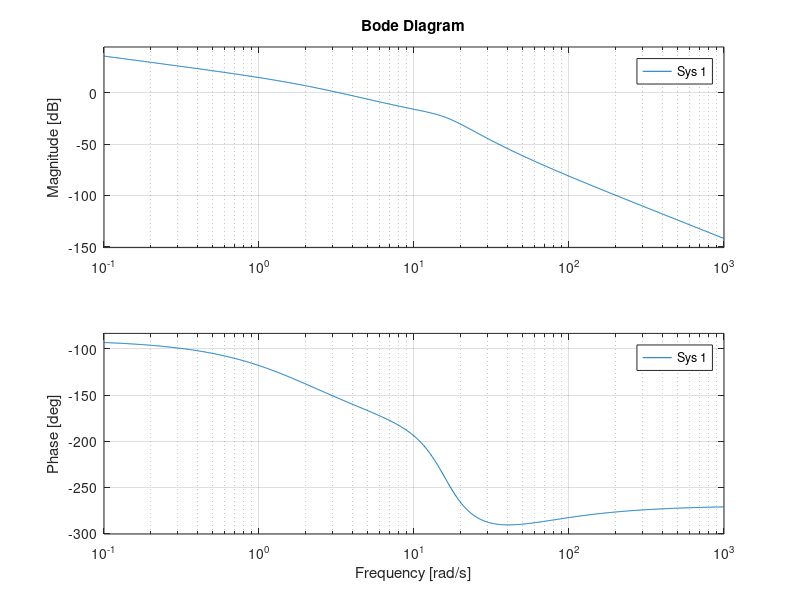
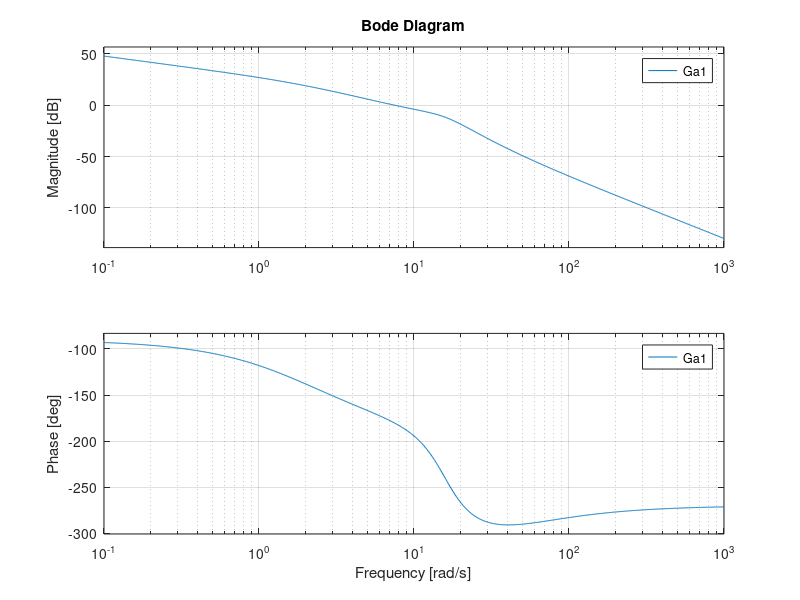
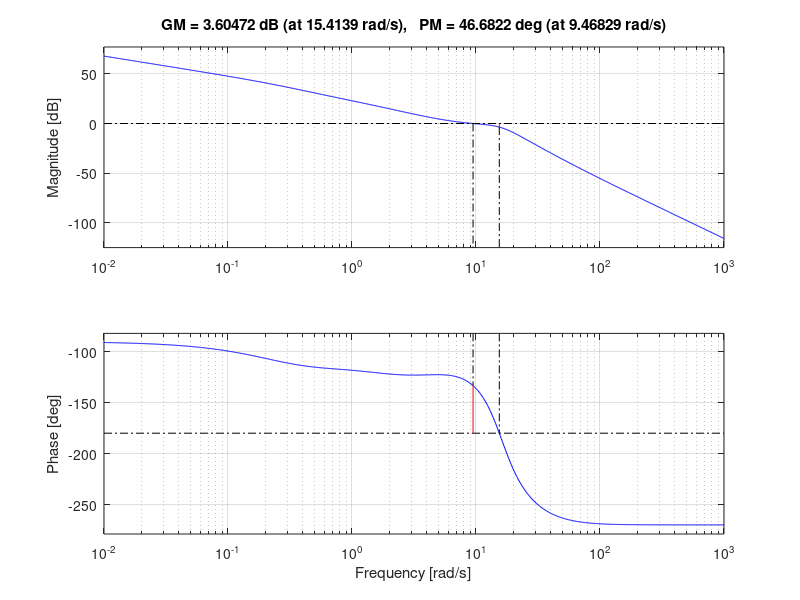
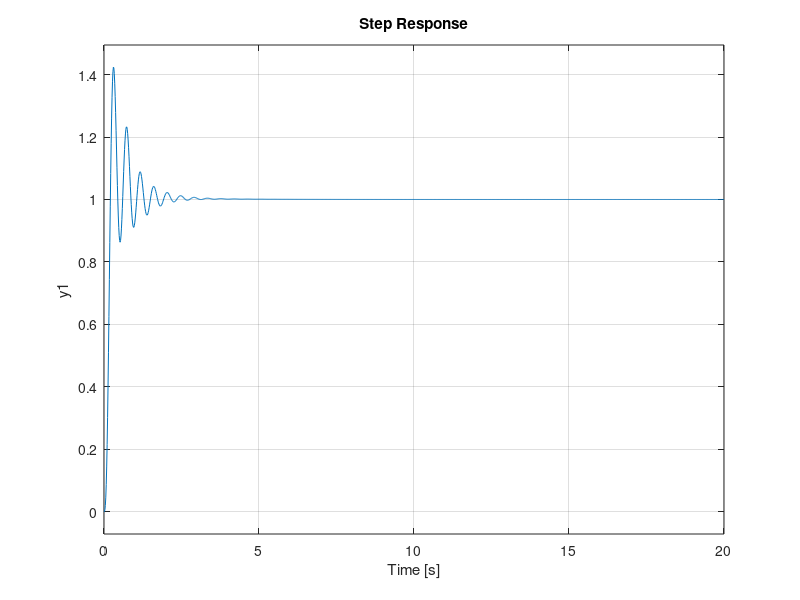

Source code (MATLAB) for these figures, in order:
clear all
close all
clc

s=tf('s');
F1 = (s+40)/(s+2)
F2 = 80/(s^2+13*s+256)
Kr = 1;

d1 = 0.5;
d2 = 0.2;

%                                          d1               d2
%                 ______        ______     |     ______     |
%   r(s)--->O--->| C(s) |--u-->|  F1  |--->0--->|  F2  |--->0---.-->y
%        +  ^     ------        ------           ------         |
%         - |_______________________[ 1/Kr ]____________________|

% Progettare il controllore C(s) in modo che il sistema retroazionato
% soddisfi le seguenti specifiche: 
%   * errore di inseguimento alla rampa unitaria in regime permanente pari
%     al massimo in modulo a 0.04, in assenza di disturbi 
%   * effetto del disturbo d1 sull'uscita in regime permanente pari al massimo in modulo a 0.01
%   * effetto del disturbo d2 sull'uscita in regime permanente pari al massimo in modulo a 0.01
%   * tempo di salita della risposta al gradino unitario pari a circa 0.2s
%     (la specifica è ritenuta soddisfatta se l'errore commesso è inferiore in modulo al 20%) 
%   * sovraelongazione massima della risposta al gradino unitario minore o
%     uguale al 35% 

% Tutte e due le funzioni sono di tipo zero
Kf1 = dcgain(F1)
Kf2 = dcgain(F2)  % entrambi > 0

%% Specifiche statiche

% Errore inseguimento = 0.04 con r(t) = t
% Devo inserire un polo in 0 nel controllore per avere errore non infinito
% Per avere effetto finito dei disturbi non ho bisogno di poli nell'origine
% Dovendo inserire un polo per l'errore di inseguimento, d1 e d2 avranno effetto nullo

% err = Kr/Kga = 1/(|Kc|*Kf1*Kf2) <= 0.04
Kc = 1/(0.04*Kf1*Kf2)

% Studio il segno di Kc.
% Il sistema è a minima rotazione di fase
bode(F1*F2/s)
% il sistema è a stabilità regolare, posso scegliere Kc>0

Ga1 = Kc/s * F1 * F2

%% Specifiche dinamiche

% Tempo di salita = 0.2
% ts * wb = 3  ->
wb = 3/0.2
wcd = 0.63 * wb
wcd = 9.5   % approssimiamo

% Sovraelongazione massima <= 35%
% (1+sovrael)/Mr = 0.9  ->  Mr <= 1.35/0.9 in unità naturali
Mr = 20*log10(1.35/0.9)  % picco di risonanza
Mr = 3.5  % valore approssimato

%%
% Dalla carta di Nichols scelgo il valore minimo di margine di fase
% trovo mf = 38 circa
% Dalle relazioni approssimate ho che:
mf = 60-5*Mr   % 42.5, accettabile perchè superiore al minimo di Nichols
mf = 43   % valore approssimato

%% RETI

figure,bode(Ga1)
% la fase in wcd vale -192, quindi devo recuperare 55 gradi
% Devo considerare di recuperarne i più perchè per un recupero così elevato
% devo aspettari che il modulo aumenti di più di 3 dB -> quindi dovrò poi
% mettere una rete attenuatrice

% Potrei usare due reti da 3 lavorando sul massimo (ma avrei un aumento
% significativo del modulo), oppure due da 4 lavorando sul fronte di salita

% Provo con due da 3 lavorando appena prima del massimo in modo da
% risparmiare un paio di decibel

%% Reti anticipatrici
md = 3;
xd = 1.5;
taud = xd/wcd;
Rd = (1+taud*s)/(1+taud/md*s);

Ga2 = Ga1 * Rd^2;

[m,f] = bode(Ga2,wcd)

%% Rete attenuatrice
mi = 1.8;
xi = 30;
taui = xi/wcd;
Ri = (1+taui/mi*s)/(1+taui*s);
Ga3 = Ga2 * Ri;

%% A questo punto il progetto dovrebbe essere completo, uso margin per verificare wc e mf

figure,margin(Ga3)
% ho soddisfatto i requisiti sulla funzione d'anello
% posso provare a chiudere l'anello
%%
C = Kc/s*Rd^2*Ri;
W = feedback(C*F1*F2,1/Kr);
figure,step(W);   % tutte le specifiche dinamiche erano state formulate sulla risposta nel tempo

% Il tempo di salita va bene ma ho una sovraelongazione decisamente troppo elevata, 41.5%

% Il fatto di aver trovato un tempo di salita così perfetto vuol dire che
% dal punto di vista del tempo le relazioni approssimate che abbiamo usato
% andavano bene
% Quindi la wc che abbiamo ottenuto così va bene e la manterremo tale

% Abbiamo una sovraelongazione molto maggiore di quella che ci
% aspettavamo quindi dobbiamo rivedere la scelta delle reti anticipatrici


%% S E C O N D O   T  E N T A T I V O
% Usiamo delle reti più forti, usiamo due anticipatrici da 4
md = 4;
xd = 1.2;
taud = xd/wcd;
Rd = (1+taud*s)/(1+taud/md*s);

Ga2 = Ga1 * Rd^2;

[m2,f2] = bode(Ga2,wcd)

%% Rete attenuatrice
mi = 1.6;
xi = 30;
taui = xi/wcd;
Ri = (1+taui/mi*s)/(1+taui*s);
Ga3 = Ga2 * Ri;

%% A questo punto il progetto dovrebbe essere completo, uso margin per verificare wc e mf

figure,margin(Ga3)
% ho soddisfatto i requisiti sulla funzione d'anello
% posso provare a chiudere l'anello
%%
C = Kc/s*Rd^2*Ri;
W = feedback(C*F1*F2,1/Kr);
figure,step(W);

% Vedo che ora la specifica sulla sovraelongazione è soddisfatta e questo
% non ha avuto conseguenze sul tempo di salita che continua ad andare bene
% (era richiesto 0.2s con tolleranza 20%)
